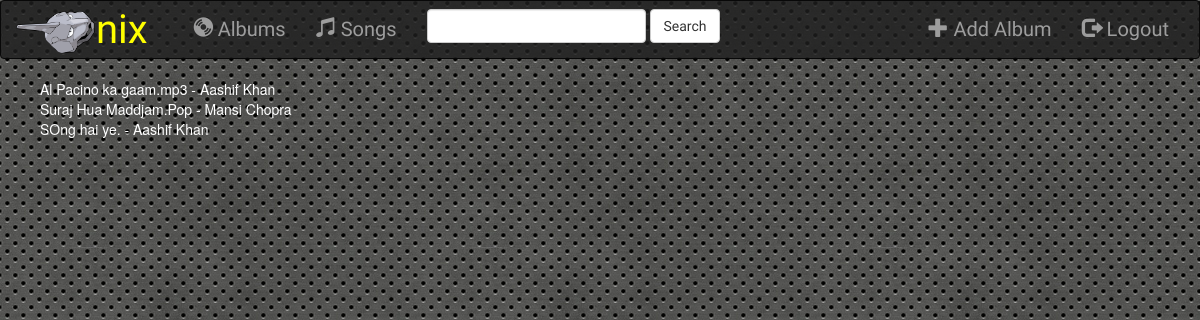
The app's page /search/ (signed in) with its own data.
### music/models.py (models this page shows, shortened)
class Song(models.Model):
    album = models.ForeignKey(Album, on_delete=models.CASCADE)
    file_type = models.CharField(max_length=10)
    song_title = models.CharField(max_length=250)
    is_favorite = models.BooleanField(default=False)
    song_file = models.FileField()
    def __str__(self):
        return self.song_title

class Album(models.Model):
    artist = models.CharField(max_length=250)
    album_title = models.CharField(max_length=500)
    genre = models.CharField(max_length=100)
    album_logo = models.FileField()

### music/views.py (the view)
# urls.py: url(r'^search/$', views.SearchView.as_view(), name = 'search'),
class SearchView(ListView):
    template_name = 'music/search.html'
    context_object_name = 'all_songs'
    def get_queryset(self):
        queryset_list = Song.objects.all()
        print(self.request)
        query = self.request.GET.get("q")
        if query:
            queryset_list = queryset_list.filter(
                Q(song_title__icontains=query)
            )
        print(queryset_list)
        return queryset_list

### music/templates/music/search.html (shortened to what this page needs)
{%extends 'music/base.html'%}
{% block body %}
<ul>
  {% for song in all_songs %}
    {{song.song_title}}.{{song.file_type}} - {{song.album.artist}}
    <br>
  {% endfor %}
</ul>
{%endblock%}

### music/static/music/style.css (style rules this page uses)
body { background: url('images/background.jpg'); color: white; }

### records on screen
Song: song_title "Al Pacino ka gaam", file_type "mp3", album.artist "Aashif Khan"
Song: song_title "Suraj Hua Maddjam", file_type "Pop", album.artist "Mansi Chopra"
Song: song_title "SOng hai ye", album.artist "Aashif Khan"
